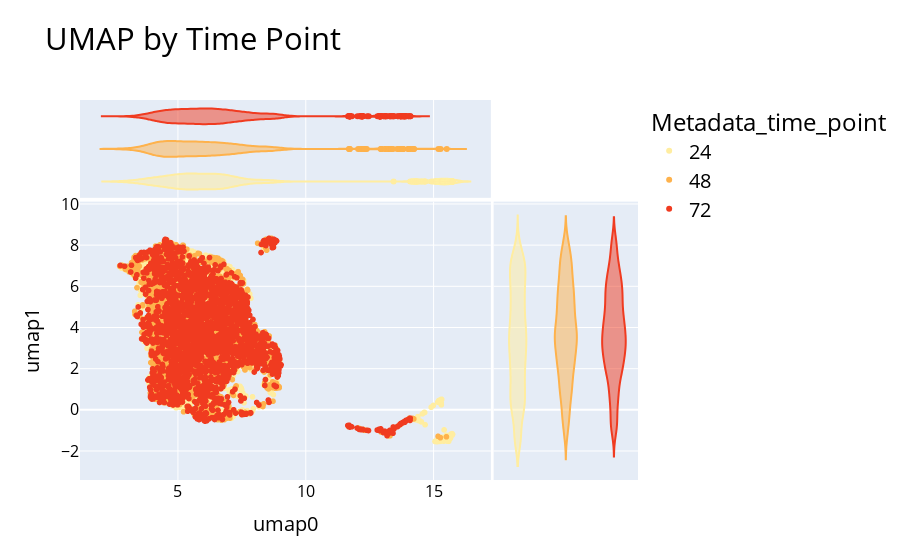

The notebook cell saved with this chart:
### Code cell
yellow_green_short_colors = ["#ffeda0", "#feb24c", "#f03b20"]

fig = px.scatter(
    umapdf,
    x="umap0",
    y="umap1",
    color="Metadata_time_point",
    title="UMAP by Time Point",
    color_discrete_sequence=yellow_green_short_colors,
    marginal_x="violin",
    marginal_y="violin",
)

fig.update_layout(
    font=dict(size=22, color="black"),
    legend=dict(font=dict(size=20)),
    xaxis=dict(
        title_font=dict(size=20),
        tickfont=dict(size=16),
    ),
    yaxis=dict(
        title_font=dict(size=20),
        tickfont=dict(size=16),
    ),
)

fig.show()
fig.write_image(
    static_figure_path / "round1_time_point_umap.png", width=2000, height=1200
)
fig.write_html(
    int_figure_path / "round1_time_point_umap.html",
    full_html=True,
    include_plotlyjs="embed",
)

### Figure 1 — Plotly figure (JSON) as saved in the notebook; plotly's stock layout.template omitted (floating-point values rounded to 4 significant figures; data arrays with more than 128 entries replaced by an {"elided": "..."} marker saying what was removed)
{"data": [{"hovertemplate": "Metadata_time_point=24<br>umap0=%{x}<br>umap1=%{y}<extra></extra>", "legendgroup": "24", "marker": {"color": "#ffeda0", "symbol": "circle"}, "mode": "markers", "name": "24", "showlegend": true, "type": "scattergl", "x": {"elided": "2150 float values"}, "xaxis": "x", "y": {"elided": "2150 float values"}, "yaxis": "y"}, {"alignmentgroup": "True", "hovertemplate": "Metadata_time_point=24<br>umap0=%{x}<extra></extra>", "legendgroup": "24", "marker": {"color": "#ffeda0", "symbol": "circle"}, "name": "24", "offsetgroup": "24", "scalegroup": "x", "showlegend": false, "type": "violin", "x": {"elided": "2150 float values"}, "xaxis": "x3", "yaxis": "y3"}, {"alignmentgroup": "True", "hovertemplate": "Metadata_time_point=24<br>umap1=%{y}<extra></extra>", "legendgroup": "24", "marker": {"color": "#ffeda0", "symbol": "circle"}, "name": "24", "offsetgroup": "24", "scalegroup": "y", "showlegend": false, "type": "violin", "xaxis": "x2", "y": {"elided": "2150 float values"}, "yaxis": "y2"}, {"hovertemplate": "Metadata_time_point=48<br>umap0=%{x}<br>umap1=%{y}<extra></extra>", "legendgroup": "48", "marker": {"color": "#feb24c", "symbol": "circle"}, "mode": "markers", "name": "48", "showlegend": true, "type": "scattergl", "x": {"elided": "2200 float values"}, "xaxis": "x", "y": {"elided": "2200 float values"}, "yaxis": "y"}, {"alignmentgroup": "True", "hovertemplate": "Metadata_time_point=48<br>umap0=%{x}<extra></extra>", "legendgroup": "48", "marker": {"color": "#feb24c", "symbol": "circle"}, "name": "48", "offsetgroup": "48", "scalegroup": "x", "showlegend": false, "type": "violin", "x": {"elided": "2200 float values"}, "xaxis": "x3", "yaxis": "y3"}, {"alignmentgroup": "True", "hovertemplate": "Metadata_time_point=48<br>umap1=%{y}<extra></extra>", "legendgroup": "48", "marker": {"color": "#feb24c", "symbol": "circle"}, "name": "48", "offsetgroup": "48", "scalegroup": "y", "showlegend": false, "type": "violin", "xaxis": "x2", "y": {"elided": "2200 float values"}, "yaxis": "y2"}, {"hovertemplate": "Metadata_time_point=72<br>umap0=%{x}<br>umap1=%{y}<extra></extra>", "legendgroup": "72", "marker": {"color": "#f03b20", "symbol": "circle"}, "mode": "markers", "name": "72", "showlegend": true, "type": "scattergl", "x": {"elided": "2250 float values"}, "xaxis": "x", "y": {"elided": "2250 float values"}, "yaxis": "y"}, {"alignmentgroup": "True", "hovertemplate": "Metadata_time_point=72<br>umap0=%{x}<extra></extra>", "legendgroup": "72", "marker": {"color": "#f03b20", "symbol": "circle"}, "name": "72", "offsetgroup": "72", "scalegroup": "x", "showlegend": false, "type": "violin", "x": {"elided": "2250 float values"}, "xaxis": "x3", "yaxis": "y3"}, {"alignmentgroup": "True", "hovertemplate": "Metadata_time_point=72<br>umap1=%{y}<extra></extra>", "legendgroup": "72", "marker": {"color": "#f03b20", "symbol": "circle"}, "name": "72", "offsetgroup": "72", "scalegroup": "y", "showlegend": false, "type": "violin", "xaxis": "x2", "y": {"elided": "2250 float values"}, "yaxis": "y2"}], "layout": {"font": {"color": "black", "size": 22}, "legend": {"font": {"size": 20}, "title": {"text": "Metadata_time_point"}, "tracegroupgap": 0}, "title": {"text": "UMAP by Time Point"}, "xaxis": {"anchor": "y", "domain": [0.0, 0.7363], "tickfont": {"size": 16}, "title": {"font": {"size": 20}, "text": "umap0"}}, "xaxis2": {"anchor": "y2", "domain": [0.7413, 1.0], "matches": "x2", "showgrid": false, "showline": false, "showticklabels": false, "ticks": ""}, "xaxis3": {"anchor": "y3", "domain": [0.0, 0.7363], "matches": "x", "showgrid": true, "showticklabels": false}, "xaxis4": {"anchor": "y4", "domain": [0.7413, 1.0], "matches": "x2", "showgrid": false, "showline": false, "showticklabels": false, "ticks": ""}, "yaxis": {"anchor": "x", "domain": [0.0, 0.7326], "tickfont": {"size": 16}, "title": {"font": {"size": 20}, "text": "umap1"}}, "yaxis2": {"anchor": "x2", "domain": [0.0, 0.7326], "matches": "y", "showgrid": true, "showticklabels": false}, "yaxis3": {"anchor": "x3", "domain": [0.7426, 1.0], "matches": "y3", "showgrid": false, "showline": false, "showticklabels": false, "ticks": ""}, "yaxis4": {"anchor": "x4", "domain": [0.7426, 1.0], "matches": "y3", "showgrid": true, "showline": false, "showticklabels": false, "ticks": ""}}}
